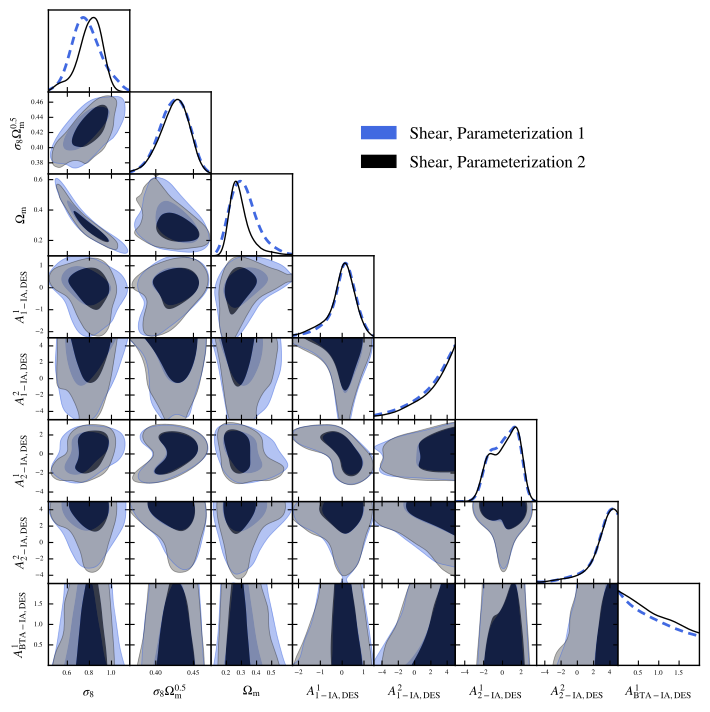

This figure's Python source:
import getdist.plots as gplot
from getdist import MCSamples
from getdist import loadMCSamples
import os
import matplotlib
import subprocess
import matplotlib.pyplot as plt
import numpy as np

# GENERAL PLOT OPTIONS
matplotlib.rcParams['mathtext.fontset'] = 'stix'
matplotlib.rcParams['font.family'] = 'STIXGeneral'
matplotlib.rcParams['mathtext.rm'] = 'Bitstream Vera Sans'
matplotlib.rcParams['mathtext.it'] = 'Bitstream Vera Sans:italic'
matplotlib.rcParams['mathtext.bf'] = 'Bitstream Vera Sans:bold'
matplotlib.rcParams['xtick.bottom'] = True
matplotlib.rcParams['xtick.top'] = False
matplotlib.rcParams['ytick.right'] = False
matplotlib.rcParams['axes.edgecolor'] = 'black'
matplotlib.rcParams['axes.linewidth'] = '1.0'
matplotlib.rcParams['axes.labelsize'] = 'medium'
matplotlib.rcParams['axes.grid'] = True
matplotlib.rcParams['grid.linewidth'] = '0.0'
matplotlib.rcParams['grid.alpha'] = '0.18'
matplotlib.rcParams['grid.color'] = 'lightgray'
matplotlib.rcParams['legend.labelspacing'] = 0.77
matplotlib.rcParams['savefig.bbox'] = 'tight'
matplotlib.rcParams['savefig.format'] = 'pdf'

analysissettings={'smooth_scale_2D':0.5,
'smooth_scale_1D': 0.4,
'ignore_rows': u'0.3',
'fine_bins_2D': u'750',
'fine_bins': u'750',
'num_bins_2D': u'450',
'num_bins': u'450',
'range_confidence' : u'0.025'
}

analysissettings2={'smooth_scale_2D':0.5,
'smooth_scale_1D': 0.4,
'ignore_rows': u'0.3',
'fine_bins_2D': u'750',
'fine_bins': u'750',
'num_bins_2D': u'450',
'num_bins': u'450',
'range_confidence' : u'0.025'
}

samples=loadMCSamples('../chains/EXAMPLE_MCMC1',settings=analysissettings)
p = samples.getParams()

samples.addDerived(10*p.ns,name='ns10',label='10 n_s',
	range=[10*samples.getLower('ns'),10*samples.getUpper('ns')])

samples.addDerived(10*p.omegam,name='omegam10',label='10 \Omega_m')

samples.addDerived(100*p.omegab,name='omegab100',label='100 \Omega_b')

samples.saveAsText('VM_TMP_P2_0')

samples=loadMCSamples('../chains/EXAMPLE_MCMC3',settings=analysissettings)
p = samples.getParams()

samples.addDerived(10*p.ns,name='ns10',label='10 n_s',
	range=[10*samples.getLower('ns'),10*samples.getUpper('ns')])

samples.addDerived(10*p.omegam,name='omegam10',label='10 \Omega_m')

samples.addDerived(100*p.omegab,name='omegab100',label='100 \Omega_b')

samples.saveAsText('VM_TMP_P2_1')

g=gplot.getSubplotPlotter(chain_dir=r'./',analysis_settings=analysissettings2,width_inch=7.25)
g.settings.lw_contour = 1.2
g.settings.legend_rect_border = False
g.settings.figure_legend_frame = False
g.settings.axes_fontsize = 9.15
g.settings.legend_fontsize = 17.5
g.settings.alpha_filled_add = 0.7
g.settings.lab_fontsize=14.5
g.legend_labels=False

roots = [
'VM_TMP_P2_0',
'VM_TMP_P2_1'
]
params = ['sigma8','s8omegamp5','omegam','DES_A1_1','DES_A1_2','DES_A2_1','DES_A2_2', 'DES_BTA_1']
param_3d = None
g.triangle_plot(roots,params,
plot_3d_with_param=param_3d,
filled=True,
shaded=False,
imax_shaded=0,
line_args=[
{'lw': 1.8,'ls': '--', 'color':'royalblue'},
{'lw': 1.0,'ls': 'solid', 'color':'black'},
{'lw': 1.2,'ls': 'solid', 'color':'firebrick'}
],
legend_labels=[
'Shear, Parameterization 1',
'Shear, Parameterization 2'
],
legend_loc=(0.50,0.75),
contour_ls=['--','solid','solid'],
contour_lws=[2.0,1.0,1.2],
contour_colors=['royalblue','black','firebrick']
)

g.export()

#DELETE TMP FILES
subprocess.Popen("rm VM_TMP_P2_[0-9].*", shell=True, cwd=".")
